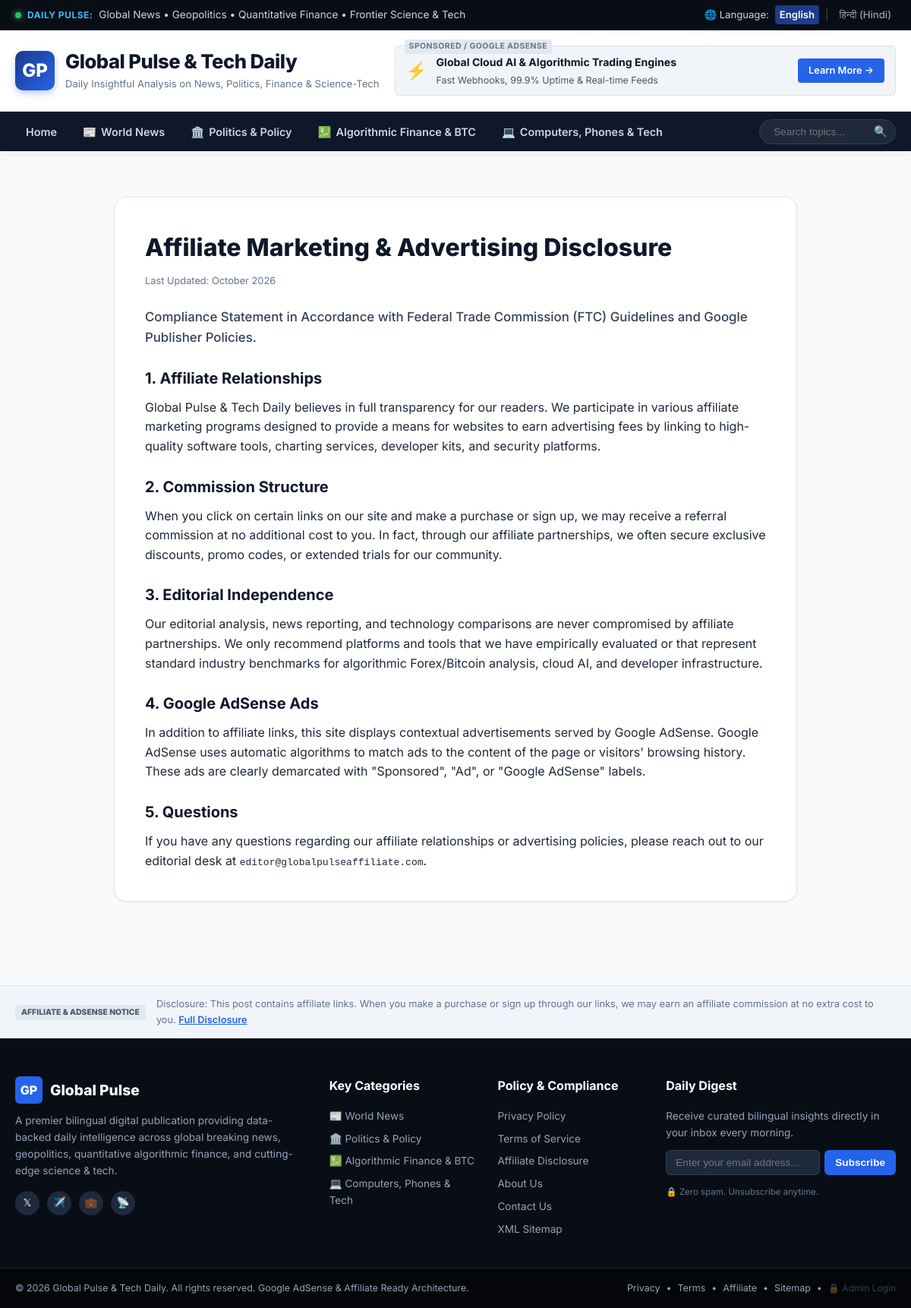
The page /affiliate-disclosure on the database as committed earlier.
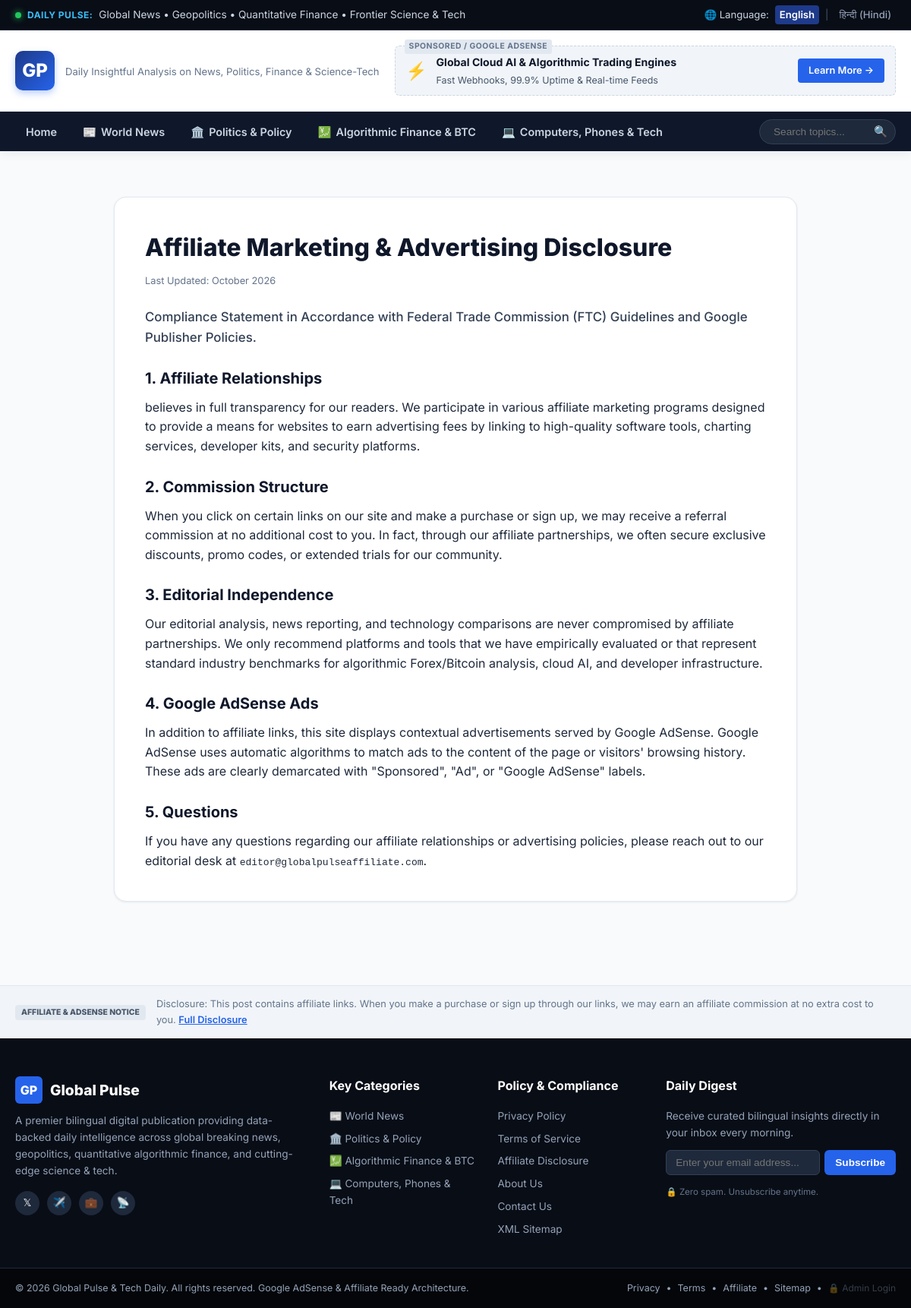
The same page on the database as committed later.
### tables this page shows
CREATE TABLE settings (
            key TEXT PRIMARY KEY,
            value TEXT
        );

### app.py (the view)
@app.route('/affiliate-disclosure')
def affiliate_disclosure():
    return render_template('pages/disclosure.html')

### app.py (called while the page is built)
@app.context_processor
def inject_globals():
    lang = request.args.get('lang') or request.cookies.get('site_lang', 'en')
    settings = get_settings()
    return dict(
        lang=lang,
        settings=settings,
        categories=CATEGORY_META,
        current_year=datetime.now().year,
        is_admin=session.get('is_admin', False)
    )

### database.py (called while the page is built)
def get_db():
    conn = sqlite3.connect(DB_PATH)
    conn.row_factory = sqlite3.Row
    return conn

def get_settings():
    conn = get_db()
    cursor = conn.cursor()
    cursor.execute("SELECT key, value FROM settings")
    rows = cursor.fetchall()
    conn.close()
    return {row['key']: row['value'] for row in rows}

### templates/pages/disclosure.html (shortened to what this page needs)
{% extends "base.html" %}
{% block content %}
<div class="container static-page-container">
    <div class="static-content-card">
        <h1>Affiliate Marketing & Advertising Disclosure</h1>
        <p class="last-updated">Last Updated: October 2026</p>
        <p class="lead-highlight">Compliance Statement in Accordance with Federal Trade Commission (FTC) Guidelines and Google Publisher Policies.</p>
        <h2>1. Affiliate Relationships</h2>
        <p>{{ settings.site_title_en }} believes in full transparency for our readers. We participate in various affiliate marketing programs designed to provide a means for websites to earn advertising fees by linking to high-quality software tools, charting services, developer kits, and security platforms.</p>
        <h2>2. Commission Structure</h2>
        <p>When you click on certain links on our site and make a purchase or sign up, we may receive a referral commission at no additional cost to you. In fact, through our affiliate partnerships, we often secure exclusive discounts, promo codes, or extended trials for our community.</p>
        <h2>3. Editorial Independence</h2>
        <p>Our editorial analysis, news reporting, and technology comparisons are never compromised by affiliate partnerships. We only recommend platforms and tools that we have empirically evaluated or that represent standard industry benchmarks for algorithmic Forex/Bitcoin analysis, cloud AI, and developer infrastructure.</p>
        <h2>4. Google AdSense Ads</h2>
        <p>In addition to affiliate links, this site displays contextual advertisements served by Google AdSense. Google AdSense uses automatic algorithms to match ads to the content of the page or visitors' browsing history. These ads are clearly demarcated with "Sponsored", "Ad", or "Google AdSense" labels.</p>
        <h2>5. Questions</h2>
        <p>If you have any questions regarding our affiliate relationships or advertising policies, please reach out to our editorial desk at <code>{{ settings.contact_email }}</code>.</p>
    </div>
</div>
{% endblock %}

### templates/base.html (shortened to what the changed rows need)
<!DOCTYPE html>
<html lang="{{ lang }}">
<head>
    <link rel="stylesheet" href="{{ url_for('static', filename='css/style.css') }}">
</head>
<body class="lang-{{ lang }}">
    <div class="header-main-area">
        <div class="container header-layout">
            <div class="site-branding">
                <a href="{{ url_for('home') }}" class="logo-link">
                    <div class="logo-text">
                        <h1 class="site-title">
                            {% if lang == 'hi' %}{{ settings.site_title_hi }}{% else %}{{ settings.site_title_en }}{% endif %}
                        </h1>
                        <p class="site-tagline">
                            {% if lang == 'hi' %}{{ settings.site_tagline_hi }}{% else %}{{ settings.site_tagline_en }}{% endif %}
                        </p>
                    </div>
                </a>
            </div>
        </div>
    </div>
    <main class="site-main">
        {% block content %}{% endblock %}
    </main>
</body>
</html>

Rows that differ between the two databases and show on the page:
no longer on this page (row edited): settings: site_title_en "Global Pulse & Tech Daily"
